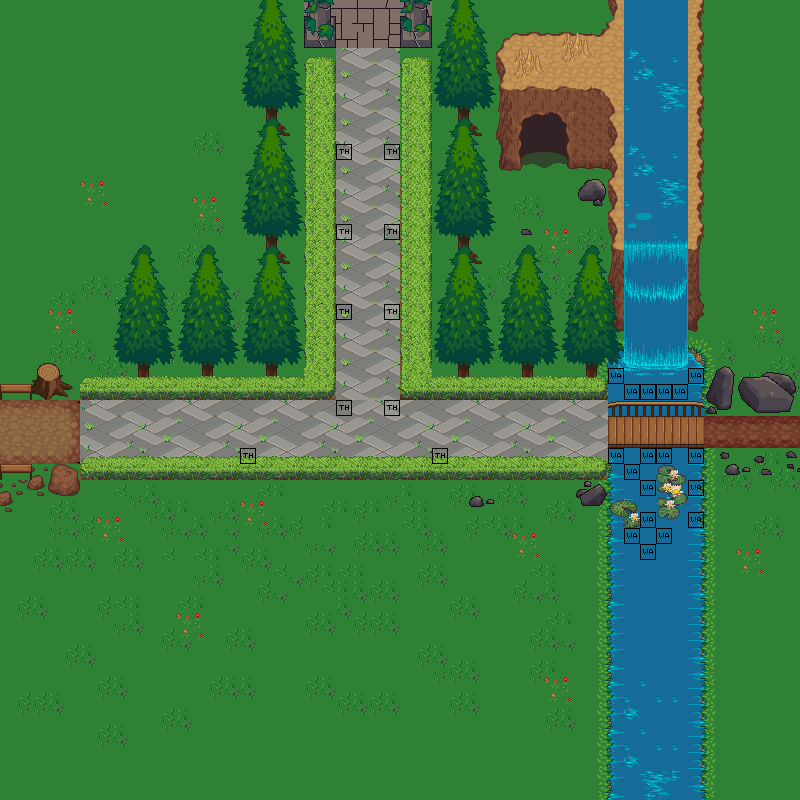

This is a level from a 2D game, rendered from its Tiled map with the project's own tilesets. A one-line summary and the map file follow, with tile-layer data summarised:
An orthogonal 50x50 tile map with 16x16 px tiles, 8 tile layers (fondo, 6, 5, decoration, ...), 2 tilesets.

<map version="1.10" tiledversion="1.10.2" orientation="orthogonal" renderorder="right-down" width="50" height="50" tilewidth="16" tileheight="16" infinite="0" nextlayerid="11" nextobjectid="1">
 <tileset firstgid="1" source="asdafasdf.tsx" />
 <tileset firstgid="4097" source="Entities.tsx" />
 <layer id="4" name="fondo" width="50" height="50">
  <data>[2500 cells, 2500 non-empty, 58 distinct tile ids]</data>
 </layer>
 <layer id="9" name="6" width="50" height="50">
  <data>[2500 cells, 539 non-empty, 98 distinct tile ids]</data>
 </layer>
 <layer id="8" name="5" width="50" height="50">
  <data>[2500 cells, 136 non-empty, 92 distinct tile ids]</data>
 </layer>
 <layer id="6" name="decoration" width="50" height="50">
  <data>[2500 cells, 742 non-empty, 72 distinct tile ids]</data>
 </layer>
 <layer id="1" name="colision" width="50" height="50">
  <data>[2500 cells, 294 non-empty, 84 distinct tile ids]</data>
 </layer>
 <layer id="3" name="fondo" width="50" height="50">
  <data>[2500 cells, 309 non-empty, 103 distinct tile ids]</data>
 </layer>
 <layer id="7" name="1" width="50" height="50">
  <data>[2500 cells, 8 non-empty, 4 distinct tile ids]</data>
 </layer>
 <layer id="10" name="entities" width="50" height="50">
  <data>[2500 cells, 28 non-empty, 2 distinct tile ids]</data>
 </layer>
</map>
